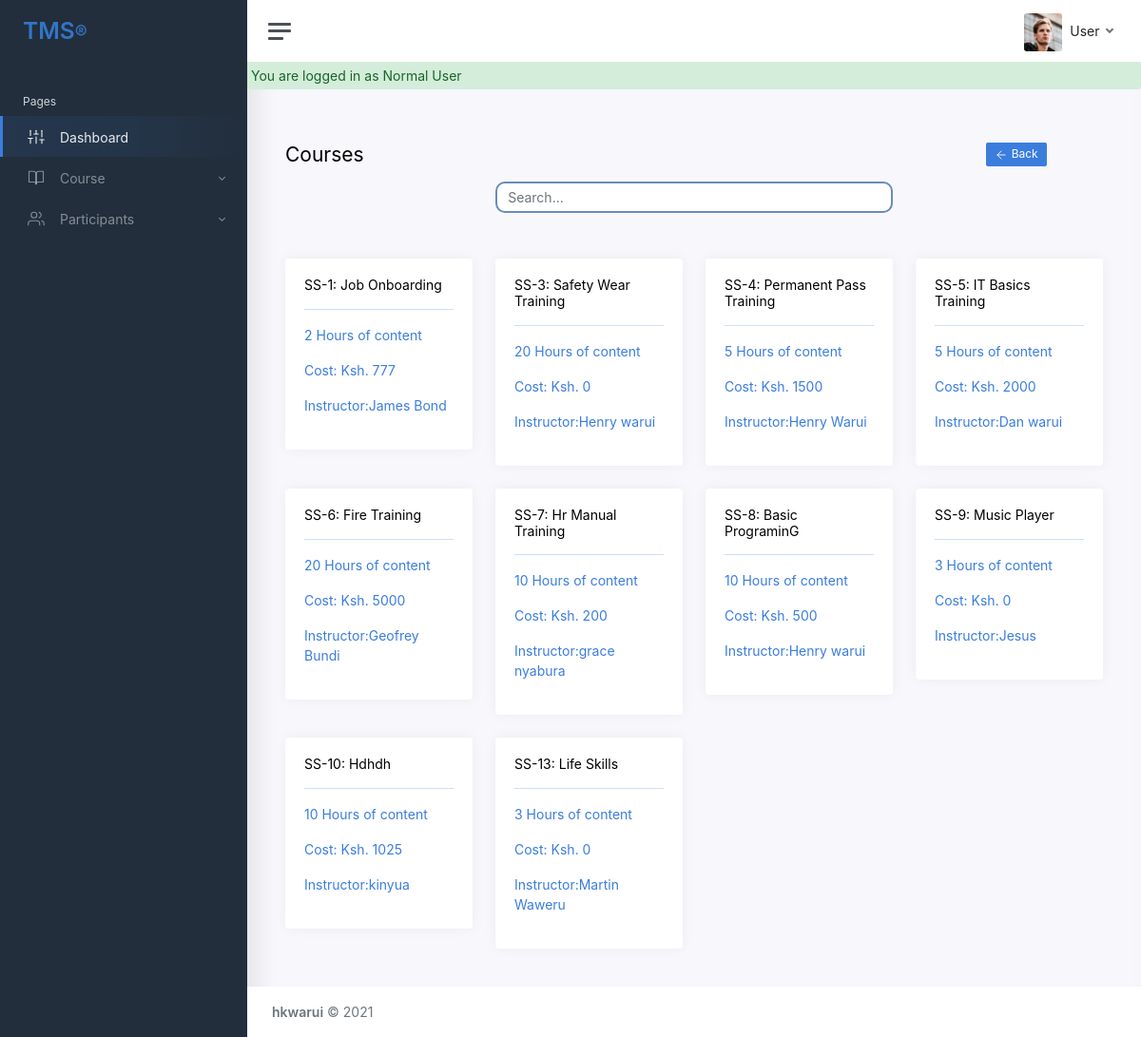
Page /admin/courses.php (signed in) on the committed database.
### tables this page shows
CREATE TABLE `courses` (
  `id` int(11) NOT NULL,
  `courseName` varchar(200) NOT NULL,
  `courseId` varchar(200) NOT NULL,
  `validity` varchar(200) NOT NULL,
  `duration` varchar(200) NOT NULL,
  `cost` varchar(200) NOT NULL,
  `instructor` varchar(200) NOT NULL
);

### admin/courses.php (the view, shortened to what this page needs)
<?php
include_once('../includes/header.php');
require_once '../includes/db_config.php';
if (isset($_SESSION['msg'])) {
    echo '<div class="alert alert-success ml-5 p-1">';
    echo $_SESSION['msg'];
    echo "</div>";
};
?>
<main class="content">
    <div class="container-fluid p-0">
        <div class="row">
            <div class="col-10">
                <h1 class="h3 mb-3">Courses </h1>
            </div>
            <div class="col-2">
                <button class="btn btn-sm btn-primary float-right" onclick="history.go(-1)"><i class="align-middle me-1" data-feather="arrow-left"></i>Back </button></h1>
            </div>
        </div>
        <div class="row mb-5">
            <div class="col-12 col-lg-3"></div>
            <div class="col-12 col-lg-6">
                <input class="form-control search" id="searchCourse" type="text" placeholder="Search..." arial-label="Search">
            </div>
            <div class="col-12 col-lg-3"></div>
        </div>
        <div class="coursesDisplay">
            <div class="row">
                <?php
                $stm = $db->prepare("SELECT * FROM courses");
                $stm->execute();
                while ($row = $stm->fetch()) {
                ?>
                    <div class="col-12 col-lg-3">
                        <a href="viewCourse.php?id=<?php echo $row['courseId']; ?>">
                            <div class="card">
                                <div class="card-body">
                                    <h6><?php echo $row['courseId'] . ":  " . ucwords($row['courseName']); ?></h6>
                                    <hr>
                                    <p><?php echo $row['duration'] . " Hours of content" ?></p>
                                    <p>Cost:<?php echo " Ksh. " . $row['cost'] ?></p>
                                    <p>Instructor:<?php echo $row['instructor'] ?></p>
                                </div>
                            </div>
                        </a>
                    </div>
                <?php } ?>
            </div>
        </div>
    </div>
</main>
<footer class="footer">
    <div class="container-fluid">
        <div class="row text-muted">
            <div class="col-6 text-start">
                <p class="mb-0">
                    <a href="https://github.com/hkwarui" class="text-muted"><strong>hkwarui</strong></a> &copy <?php echo date('Y') . "  "; ?>
                </p>
            </div>
            <div class="col-6 text-end">
            </div>
        </div>
    </div>
</footer>
</div>
</div>
</body>
</html>

### static/css/style.css (style rules this page uses)
.search { margin: 0 auto; float: none; border-radius: 10px 10px 10px 10px; border: 2px solid #678DB9; outline: none; }

### rows in the picture
courses: courseId "SS-1", courseName "Job Onboarding", duration "2", cost "777", instructor "James Bond"
courses: courseId "SS-3", courseName "Safety Wear Training", duration "20", cost "0", instructor "Henry warui"
courses: courseId "SS-4", courseName "Permanent Pass Training", duration "5", cost "1500", instructor "Henry Warui"
courses: courseId "SS-5", courseName "IT Basics Training", duration "5", cost "2000", instructor "Dan warui"
courses: courseId "SS-6", courseName "Fire Training", duration "20", cost "5000", instructor "Geofrey Bundi"
courses: courseId "SS-7", courseName "Hr Manual Training", duration "10", cost "200", instructor "grace nyabura"
courses: courseId "SS-8", courseName "Basic PrograminG", duration "10", cost "500", instructor "Henry warui"
courses: courseId "SS-9", courseName "Music Player", duration "3", cost "0", instructor "Jesus"
courses: courseId "SS-10", courseName "Hdhdh", duration "10", cost "1025", instructor "kinyua"
courses: courseId "SS-13", courseName "Life Skills", duration "3", cost "0", instructor "Martin Waweru"

### other values in the picture
$username "User"
$_SESSION['msg'] "You are logged in as Normal User"
